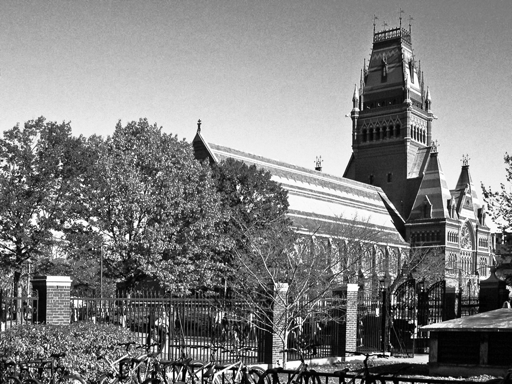
#> input picture hw4/Harvard_Small.png, 512 x 384 px
$ python P4_serial2.py   (Python 2 division)
#> lines starting #> are read from the running program, lines starting #| are printed output that depends on the picture; long printed decimals are rounded
import numpy as np
import matplotlib.image as img
import time

# Image files
in_file_name  = "Harvard_Small.png"
out_file_name = "Harvard_Sharpened2.png"
# Sharpening constant
EPSILON    = np.float32(.005)

def mean_variance(data):
  '''Return the mean and variance of a 2D array'''
  mean = np.sum(data) / data.size
  variance = np.sum(np.square(data - mean)) / data.size
  print "Mean = %f,  Variance = %f" % (mean, variance)
  return mean, variance

if __name__ == '__main__':
  # Read image. BW images have R=G=B so extract the R-value
  original_image = img.imread(in_file_name)[:,:,0]
#> original_image: shape (384, 512) float32; min 0, max 1, mean 0.503

  time1 = 0
  time2 = 0
  time3 = 0
  iters = 0

  # Get image data
  height, width = np.int32(original_image.shape)
#> height = 384; width = 512
  h, w = height, width
#> h = 384; w = 512
  i, j = height, width
#> i = 384; j = 512
  print "Processing %d x %d image" % (width, height)
#| Processing 512 x 384 image

  # Allocate memory
  start = time.time()
  curr_im, next_im = np.array(original_image), np.array(original_image)
  end = time.time()
  time1 = end - start

  # Compute the image's initial mean and variance
  start = time.time()
  init_mean, init_variance = mean_variance(curr_im)
#> in mean_variance, `mean = np.sum(data) / data.size`: mean = 0.503
#> in mean_variance, `variance = np.sum(np.square(data - mean)) / data.size`: variance = 0.0734
#| Mean = 0.5029,  Variance = 0.07343
#> init_mean = 0.503; init_variance = 0.0734
  end = time.time()
  time2 = end - start
  variance = init_variance
#> variance = 0.0734

  while variance < 1.1 * init_variance:
    # Compute Sharpening
    start = time.time()
    next_im[1:height-1,1:width-1] = curr_im[1:h-1,1:w-1] + EPSILON * (
             -1*curr_im[0:h-2,0:w-2] + -2*curr_im[0:i-2,1:j-1] +
-1*curr_im[0:i-2,2:j]
           + -2*curr_im[1:i-1,0:j-2] + 12*curr_im[1:i-1,1:j-1] +
-2*curr_im[1:i-1,2:j]
           + -1*curr_im[2:i,0:j-2] + -2*curr_im[2:i,1:j-1] +
-1*curr_im[2:i,2:j])
    end = time.time()
    time3 = time3 + end - start

    # Swap references to the images, next_im => curr_im
    curr_im, next_im = next_im, curr_im

    # Compute the image's pixel mean and variance
    start = time.time()
    mean, variance = mean_variance(curr_im)
    end = time.time()
    time2 = time2 + end - start
    iters = iters + 1
#> this loop made 5 passes
#> (time3, variance, time2) on passes 1 to 5: (0.00344, 0.0747, 0.00461), (0.00636, 0.076, 0.00597), (0.00924, 0.0775, 0.00743), (0.0123, 0.0792, 0.0085), (0.0151, 0.0811, 0.00956)
#| Mean = 0.5029,  Variance = 0.07467
#| Mean = 0.5029,  Variance = 0.07604
#| Mean = 0.5029,  Variance = 0.07755
#| Mean = 0.5029,  Variance = 0.07922
#| Mean = 0.5029,  Variance = 0.08107
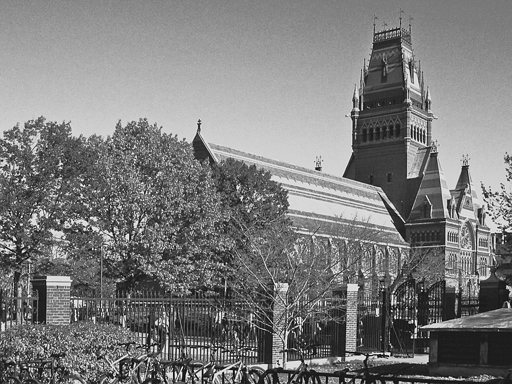
#> curr_im: shape (384, 512) float32; min -0.138, max 1.18, mean 0.503; drawn with min black and max white
#> after the loop, iters = 5; time2 = 0.00956; time3 = 0.0151

  curr_im_fin = curr_im

  # Save the current image. Clamp the values between 0.0 and 1.0
  img.imsave(out_file_name, curr_im_fin, cmap='gray', vmin=0, vmax=1)
  print time1
  print time2
#| 0.009558
  print time3
#| 0.0151
  print iters
#| 5
